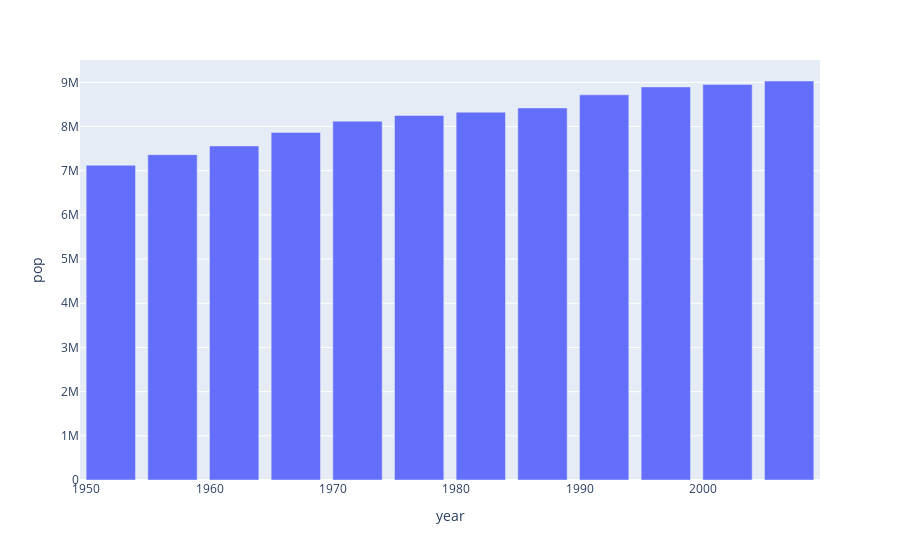

Source (notebook cell):
### Markdown cell above
## Bar chart

### Code cell
# sweden = dataframe that we want to look at x = year, y = pop (population)
fig = px.bar(sweden, x = "year", y = "pop")
fig.show() # shows the plot

### Figure 1 — Plotly figure (JSON) as saved in the notebook; plotly's stock layout.template omitted (floating-point values rounded to 4 significant figures)
{"data": [{"alignmentgroup": "True", "hovertemplate": "year=%{x}<br>pop=%{y}<extra></extra>", "legendgroup": "", "marker": {"color": "#636efa", "pattern": {"shape": ""}}, "name": "", "offsetgroup": "", "orientation": "v", "showlegend": false, "textposition": "auto", "type": "bar", "x": [1952, 1957, 1962, 1967, 1972, 1977, 1982, 1987, 1992, 1997, 2002, 2007], "xaxis": "x", "y": [7124673, 7363802, 7561588, 7867931, 8122293, 8251648, 8325260, 8421403, 8718867, 8897619, 8954175, 9031088], "yaxis": "y"}], "layout": {"barmode": "relative", "legend": {"tracegroupgap": 0}, "margin": {"t": 60}, "xaxis": {"anchor": "y", "domain": [0, 1], "title": {"text": "year"}}, "yaxis": {"anchor": "x", "domain": [0, 1], "title": {"text": "pop"}}}}
